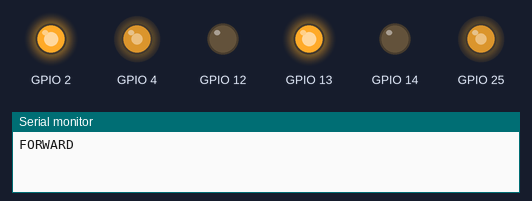
The sketch below on a simulated ESP32. Parts: output pins drawn as LEDs (lit = HIGH), the last lines printed to the serial monitor.

Above: at 1.5 s.
At 4.5 s:
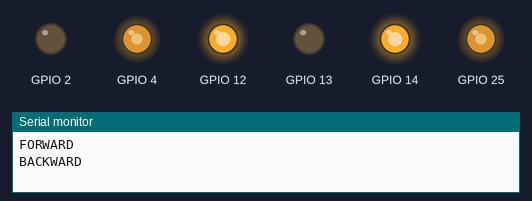
Timing chart, 0 to 7.8 s (numbered marks = the images above):
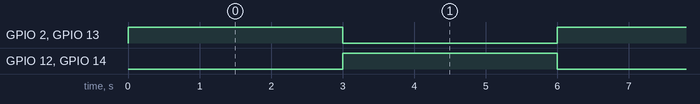

The sketch:

dc_motor_driver.ino
```cpp
#include "dc_motor_driver.h"

motor right_motor(04, 13, 14);
motor left_motor(25,  2, 12);

uint32_t last_tick  = 0;
bool going_forward  = true;

void setup()
{
    Serial.begin(115200);

    right_motor.set_speed(700);
    left_motor.set_speed(700);

    right_motor.forward();
    left_motor.forward();

    last_tick = millis();
    Serial.println("FORWARD");
}

void loop()
{
    if (millis() - last_tick >= 3000)
    {
        last_tick = millis();

        if (going_forward)
        {
            right_motor.backward();
            left_motor.backward();
            Serial.println("BACKWARD");
        }
        else
        {
            right_motor.forward();
            left_motor.forward();
            Serial.println("FORWARD");
        }

        going_forward = !going_forward;
    }
}
```

dc_motor_driver.cpp
```cpp
#include "dc_motor_driver.h"

// constructor
motor::motor(uint8_t pwm_pin, uint8_t dir_pin1, uint8_t dir_pin2, uint32_t freq, uint8_t resolution)
{
  _pwm_pin =  pwm_pin;
  _dir_pin1 = dir_pin1;
  _dir_pin2 = dir_pin2;
  _resolution = resolution;
  _max_duty = (1<<resolution) - 1; //  convert 10 bit, resolution is uint8_t
  _speed  = 0;
  _direction = MOTOR_FORWARD;
  _state = MOTOR_STATE_IDLE;

  // direction pins are output and low
  pinMode(_dir_pin1,OUTPUT);
  pinMode(_dir_pin2,OUTPUT);
  digitalWrite(_dir_pin1, LOW);
  digitalWrite(_dir_pin2, LOW);

  // set pwm channel and pwm start
  ledcAttach(_pwm_pin, freq, _resolution);
  ledcWrite(_pwm_pin,0);
}

void motor::_apply_pwm()
{
  ledcWrite(_pwm_pin,_speed);
}

void motor::set_speed(uint16_t speed)
{
  if(speed>_max_duty)
    speed = _max_duty;
  _speed = speed;
  _apply_pwm();

}

void motor::forward()
{
  _direction = MOTOR_FORWARD;
  _state = MOTOR_STATE_RUNNING;
  digitalWrite(_dir_pin1,HIGH);
  digitalWrite(_dir_pin2,LOW);
  _apply_pwm();
}


void motor::backward()
{
  _direction = MOTOR_BACKWARD;
  _state = MOTOR_STATE_RUNNING;
  digitalWrite(_dir_pin1,LOW);
  digitalWrite(_dir_pin2,HIGH);
  _apply_pwm();
}

void motor::stop()
{
  _state = MOTOR_STATE_IDLE;
  digitalWrite(_dir_pin1,LOW);
  digitalWrite(_dir_pin2,LOW);
  ledcWrite(_pwm_pin,0);
}

uint16_t motor::get_speed()
{
  return _speed;
}

motor_state_t motor::get_state()
{
  return _state;
}
```

dc_motor_driver.h
```cpp
#ifndef DC_MOTOR_DRIVER_H
#define DC_MOTOR_DRIVER_H

#include <Arduino.h>
#include <stdint.h>

#define MOTOR_FORWARD   0u
#define MOTOR_BACKWARD  1u

typedef enum
{
  MOTOR_STATE_IDLE = 0u,
  MOTOR_STATE_RUNNING,
  MOTOR_STATE_FAULT
}motor_state_t;

class motor
{
  public:
    motor(uint8_t pwm_pin, uint8_t dir_pin1, uint8_t dir_pin2, uint32_t freq = 1000, uint8_t resolution = 10);
    void set_speed(uint16_t speed);
    void forward();
    void backward();
    void stop();
    uint16_t get_speed();
    motor_state_t get_state();

  private:
    uint8_t _pwm_pin;
    uint8_t _dir_pin1;
    uint8_t _dir_pin2;
    uint8_t _resolution;
    uint16_t _max_duty;
    uint16_t _speed;
    uint8_t _direction;
    motor_state_t _state;

    void _apply_pwm();

};

#endif
```

Measured:
- by itself, GPIO 2, GPIO 12–14: alternates HIGH for 3.0 s and LOW for 3.0 s
